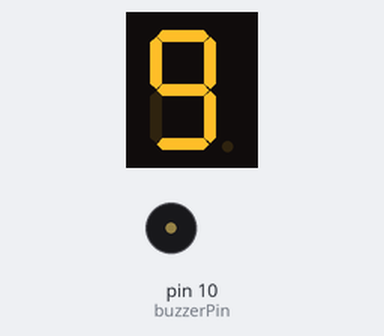
Bench run of a sketch on a simulated Arduino Uno, built with avr-gcc and run on an emulated ATmega328P. Shown: 1-digit seven-segment display, buzzer (waves = sounding, pin HIGH). Wiring (inferred from the names in the program): 1-digit 7-segment display, segments lit when HIGH: segments pin 2, pin 3, pin 4, pin 5, pin 6, pin 7, pin 8, pin 9. The segment pins are drawn as the display they are named for; pins used as bus, display or sensor lines are not drawn.

Above: at 0.1 s.
At 1.6 s:
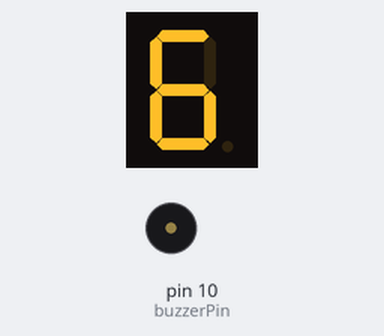
At 3.1 s:
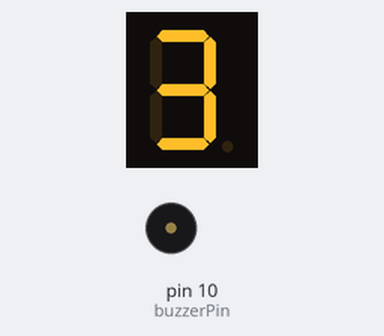
At 6.5 s:
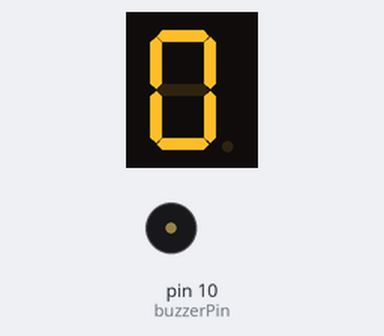
Timing chart, 0 to 8.0 s (numbered marks = the images above):
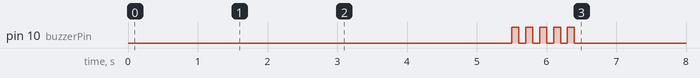

Measured:
- by itself, pin 10 (buzzerPin): LOW → HIGH at 5.5 s, → LOW 0.10 s later, → HIGH 0.10 s later, → LOW 0.10 s later, … (10 changes in this stretch)
- what the display in image 1 shows lasts 0.5 s, from 1.5 s to 2.0 s

The sketch:

_7-segment-display2.ino
```cpp
/*
Common Cathode 7-Segment LED Display
Arduino Pins: 2,   3,   4,   5,   6,   7,   8
Display Pins: 7(A),6(B),4(C),2(D),1(E),9(F),10(G)
Display Pins: 3 and 8 should go to GND
*/

//Define which of the Arduino output pins go to which Segments
const int segmentA = 2;
const int segmentB = 3;
const int segmentC = 4;
const int segmentD = 5;
const int segmentE = 6;
const int segmentF = 7;
const int segmentG = 8;
const int segmentDot = 9;

const int buzzerPin = 10;

//What number do we want to show first
int numberToDisplay = 9;

int millisecondsToWaitBeforeChangingNumbers = 500;

void setup()
{
  pinMode(segmentA, OUTPUT);
  pinMode(segmentB, OUTPUT);
  pinMode(segmentC, OUTPUT);
  pinMode(segmentD, OUTPUT);
  pinMode(segmentE, OUTPUT);
  pinMode(segmentF, OUTPUT);
  pinMode(segmentG, OUTPUT);
  pinMode(segmentDot, OUTPUT);

  pinMode(buzzerPin, OUTPUT);

  turnOffAllTheSegments();
}


void loop()
{
  displayNumber(numberToDisplay);

  if (numberToDisplay == 0)
  {
    flashNumber(0, 5);//Flash the number zero 5 times
    soundTheAlarm();
    //soundTheAlarm2();
  }

  //Wait a little before changing to the next number
  delay(millisecondsToWaitBeforeChangingNumbers);

  numberToDisplay = numberToDisplay - 1; //decrease the number to display by 1


 /*  //Uncomment this code to reset the number to 9 after it reaches 0
  //if the number goes below 0 then reset it to 9
  if (numberToDisplay < 0)
  {
    numberToDisplay = 9;
  }
  */
}

void turnOffAllTheSegments()
{
  digitalWrite(segmentA, LOW);
  digitalWrite(segmentB, LOW);
  digitalWrite(segmentC, LOW);
  digitalWrite(segmentD, LOW);
  digitalWrite(segmentE, LOW);
  digitalWrite(segmentF, LOW);
  digitalWrite(segmentG, LOW);
}

void displayNumber(int numberToDisplay)
{
  switch (numberToDisplay)
  {
    case 0:
      digitalWrite(segmentA, HIGH);
      digitalWrite(segmentB, HIGH);
      digitalWrite(segmentC, HIGH);
      digitalWrite(segmentD, HIGH);
      digitalWrite(segmentE, HIGH);
      digitalWrite(segmentF, HIGH);
      digitalWrite(segmentG, LOW);
      break;
    case 1:
      digitalWrite(segmentA, LOW);
      digitalWrite(segmentB, HIGH);
      digitalWrite(segmentC, HIGH);
      digitalWrite(segmentD, LOW);
      digitalWrite(segmentE, LOW);
      digitalWrite(segmentF, LOW);
      digitalWrite(segmentG, LOW);
      break;
    case 2:
      digitalWrite(segmentA, HIGH);
      digitalWrite(segmentB, HIGH);
      digitalWrite(segmentC, LOW);
      digitalWrite(segmentD, HIGH);
      digitalWrite(segmentE, HIGH);
      digitalWrite(segmentF, LOW);
      digitalWrite(segmentG, HIGH);
      break;
    case 3:
      digitalWrite(segmentA, HIGH);
      digitalWrite(segmentB, HIGH);
      digitalWrite(segmentC, HIGH);
      digitalWrite(segmentD, HIGH);
      digitalWrite(segmentE, LOW);
      digitalWrite(segmentF, LOW);
      digitalWrite(segmentG, HIGH);
      break;
    case 4:
      digitalWrite(segmentA, LOW);
      digitalWrite(segmentB, HIGH);
      digitalWrite(segmentC, HIGH);
      digitalWrite(segmentD, LOW);
      digitalWrite(segmentE, LOW);
      digitalWrite(segmentF, HIGH);
      digitalWrite(segmentG, HIGH);
      break;
    case 5:
      digitalWrite(segmentA, HIGH);
      digitalWrite(segmentB, LOW);
      digitalWrite(segmentC, HIGH);
      digitalWrite(segmentD, HIGH);
      digitalWrite(segmentE, LOW);
      digitalWrite(segmentF, HIGH);
      digitalWrite(segmentG, HIGH);
      break;
    case 6:
      digitalWrite(segmentA, HIGH);
      digitalWrite(segmentB, LOW);
      digitalWrite(segmentC, HIGH);
      digitalWrite(segmentD, HIGH);
      digitalWrite(segmentE, HIGH);
      digitalWrite(segmentF, HIGH);
      digitalWrite(segmentG, HIGH);
      break;
    case 7:
      digitalWrite(segmentA, HIGH);
      digitalWrite(segmentB, HIGH);
      digitalWrite(segmentC, HIGH);
      digitalWrite(segmentD, LOW);
      digitalWrite(segmentE, LOW);
      digitalWrite(segmentF, LOW);
      digitalWrite(segmentG, LOW);
      break;
    case 8:
      digitalWrite(segmentA, HIGH);
      digitalWrite(segmentB, HIGH);
      digitalWrite(segmentC, HIGH);
      digitalWrite(segmentD, HIGH);
      digitalWrite(segmentE, HIGH);
      digitalWrite(segmentF, HIGH);
      digitalWrite(segmentG, HIGH);
      break;
    case 9:
      digitalWrite(segmentA, HIGH);
      digitalWrite(segmentB, HIGH);
      digitalWrite(segmentC, HIGH);
      digitalWrite(segmentD, HIGH);
      digitalWrite(segmentE, LOW);
      digitalWrite(segmentF, HIGH);
      digitalWrite(segmentG, HIGH);
      break;
  }
}


void flashNumber(int numberToDisplay, int numberOfFlashes)
{
  for (int i = 0; i < numberOfFlashes; i++)
  {
    turnOffAllTheSegments();
    delay(100);
    displayNumber(numberToDisplay);
    delay(100);
  }
}

void soundTheAlarm()
{
  for (int i = 0; i < 5; i++)
  {
    digitalWrite(buzzerPin, HIGH);
    delay(100);
    digitalWrite(buzzerPin, LOW);
    delay(100);
  }
}
void soundTheAlarm2()
{
  int noteDuration = 10;
  for (int pitch = 1500; pitch > 120; pitch--)
  {
    tone(buzzerPin, pitch, noteDuration);
    delay(2);
  }

  noTone(buzzerPin);
}
```
